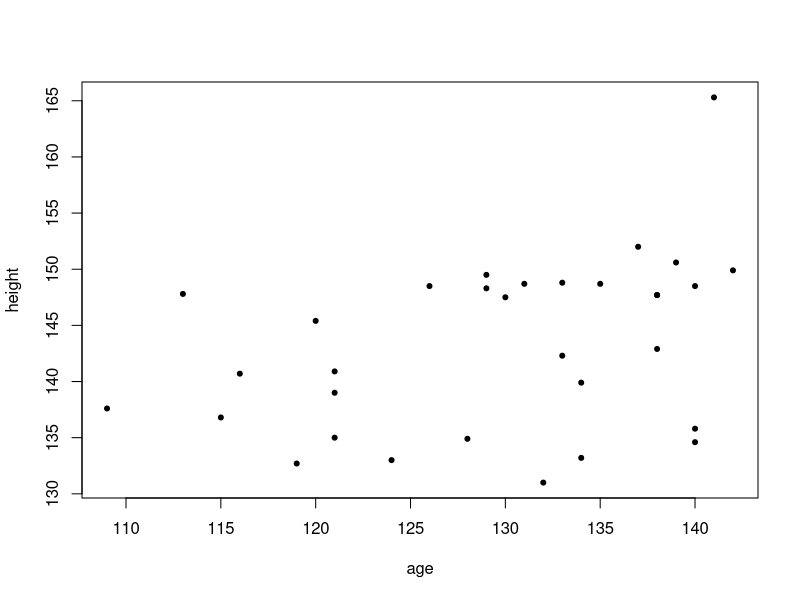

Here is the R script that generated this plot:
#tao ra day so id
id <- c(1:18, 1:14)
# group 1=urban 2=rural va can phai xac dinh group la mot "factor"
group <- c(1,1,1,1,1,1,1,1,1,1,1,1,1,1,1,1,1,1,
           2,2,2,2,2,2,2,2,2,2,2,2,2,2)
group <- as.factor(group)
#nhap du lieu 
age <- c(109,113,115,116,119,120,121,124,126,129,130,133,134,135,
         137,139,141,142,
         121,121,128,129,131,132,133,134,138,138,138,140,140,140)
height <- c(137.6,147.8,136.8,140.7,132.7,145.4,135.0,133.0,148.5,
            148.3,147.5,148.8,133.2,148.7,152.0,150.6,165.3,149.9,
            139.0,140.9,134.9,149.5,148.7,131.0,142.3,139.9,142.9,
            147.7,147.7,134.6,135.8,148.5)
#tao mot dataframe
data <- data.frame(id, group, age, height)
attach(data)
View(data)
#Xem qua vai chi so thong ke mo ta bang cach uoc tinh do tuoi va
#chieu cao trung binh cho tung nhom hoc sinh:
tapply(age, group, mean)
tapply(height, group, mean)
#Ve bieu do lien he do tuoi voi chieu cao
plot(height ~ age, pch=20)

#Kiem dinh Chi2: kiem tra moi quan he giua 2 bien phan loai
#t test: kiem tra su khac nhau
t.test(age~group)
